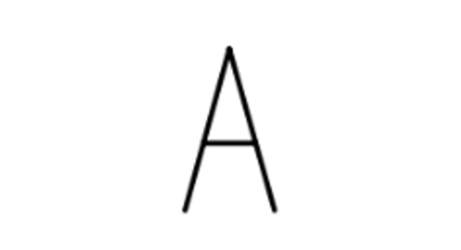
#> input picture A.png, 461 x 250 px, given in place of E.png, which was not available
$ python test.py
#> lines starting #> are read from the running program, lines starting #| are printed output that depends on the picture
import random
import os
import sys #to access the system
import cv2


counter = 0
while counter < 10:
    window_title_test = "Flash Card Test"

    available_letters = ['A','B','C','D','E']

    random_value = random.randint(0,100)%5

    random_letter = available_letters[random_value]

    filepath = random_letter+".png"

    #Display Random Image
    img = cv2.imread(filepath, cv2.IMREAD_ANYCOLOR)
#> img is the input picture: shape (250, 461, 3); min 0, max 255, mean 250.5
    #Resize Image
    imS = cv2.resize(img, (400, 550))
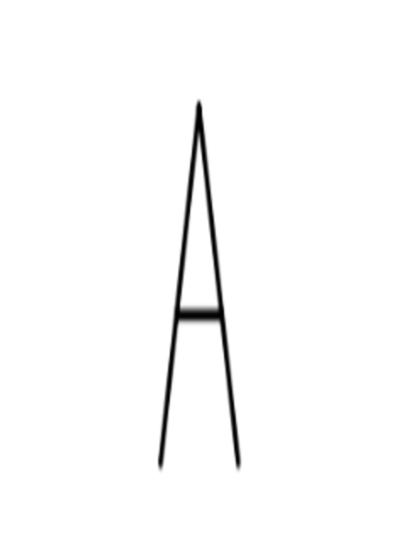
#> imS: shape (550, 400, 3); min 0, max 255, mean 250.5
    cv2.imshow(window_title_test, imS)
    cv2.waitKey(0)


    counter = counter + 1

$ run again, on Braille_Cell_d.png
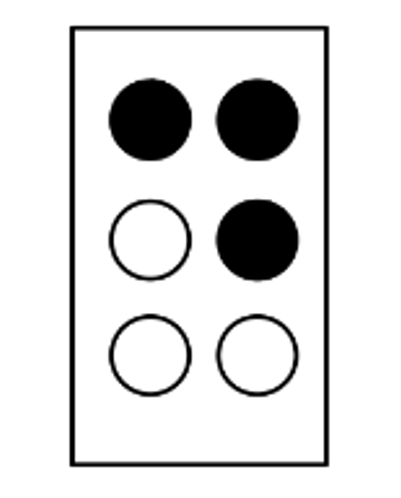
#> input picture Braille_Cell_d.png, 401 x 498 px, given in place of E.png, which was not available
#> img is the input picture: shape (498, 401, 3); min 0, max 255, mean 221.6
#> `imS = cv2.resize(img, (400, 550))`:
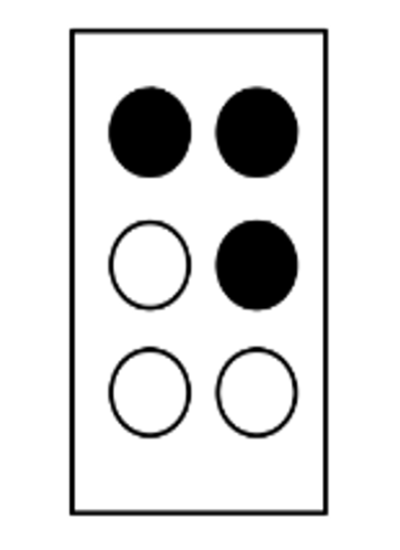
#> imS: shape (550, 400, 3); min 0, max 255, mean 221.6

$ run again, on Braille_Cell_e.png
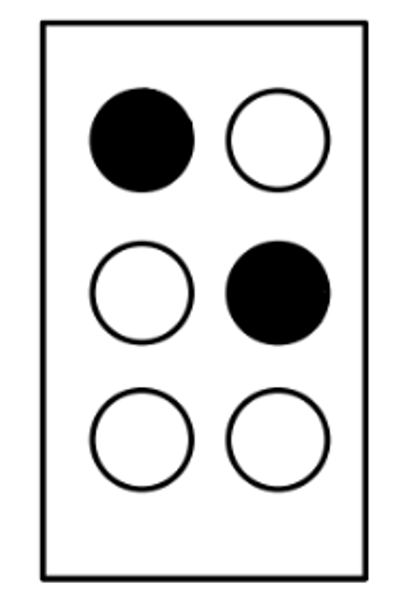
#> input picture Braille_Cell_e.png, 412 x 590 px, given in place of E.png, which was not available
#> img is the input picture: shape (590, 412, 3); min 0, max 255, mean 218.4
#> `imS = cv2.resize(img, (400, 550))`:
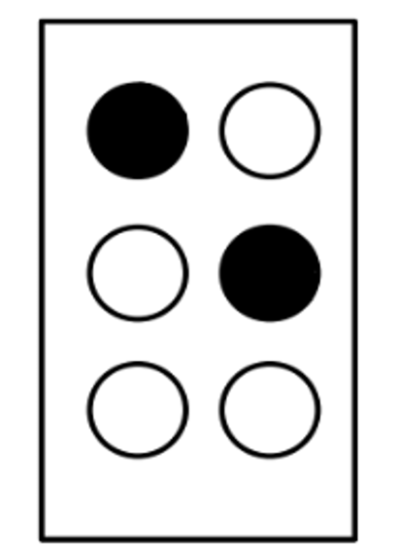
#> imS: shape (550, 400, 3); min 0, max 255, mean 218.4
